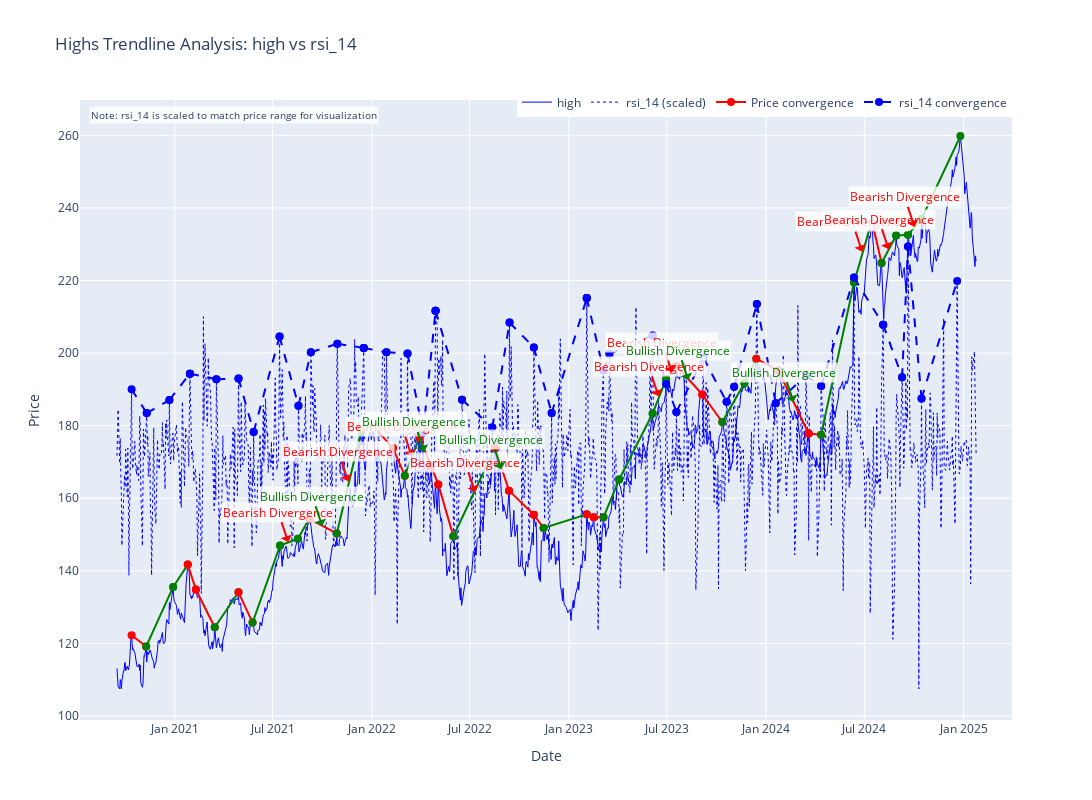
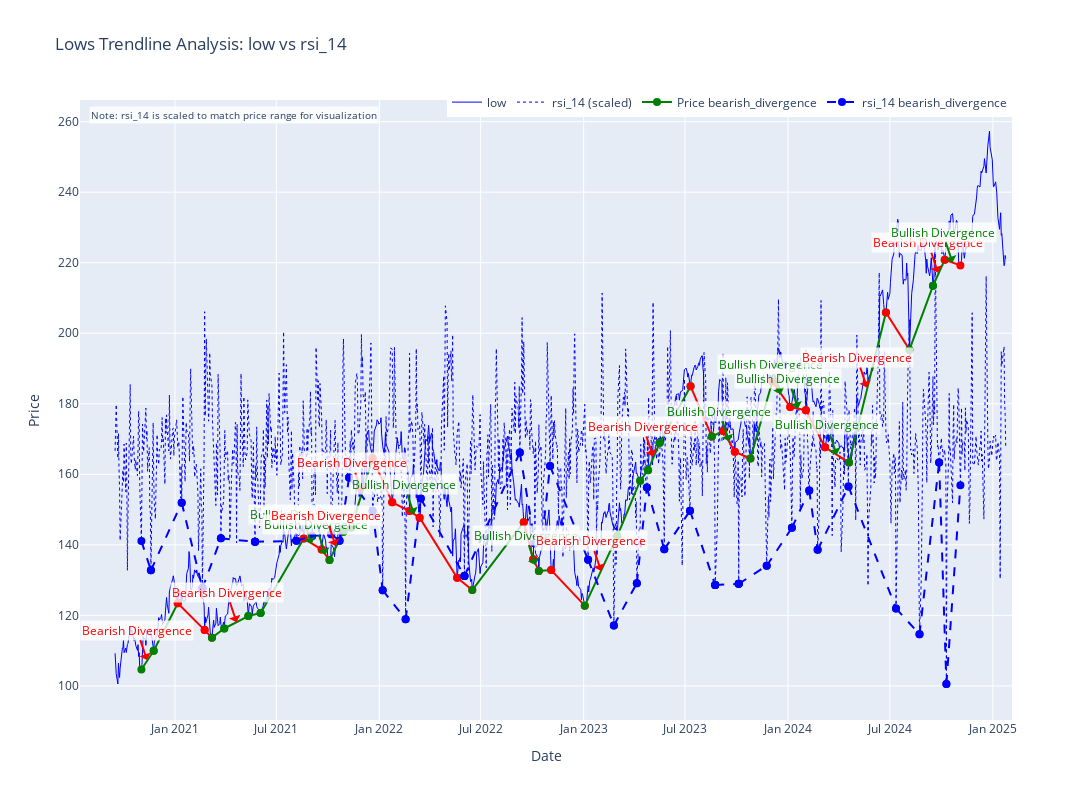

These figures' notebook cell, in order:
### Code cell
# Analyze RSI trendlines
rsi_high_results = analyze_indicator_trendlines(
    recent_df, 'high', 'rsi_14', extrema_window=7, time_gap=90, mode='high'
)

rsi_low_results = analyze_indicator_trendlines(
    recent_df, 'low', 'rsi_14', extrema_window=7, time_gap=90, mode='low'
)
